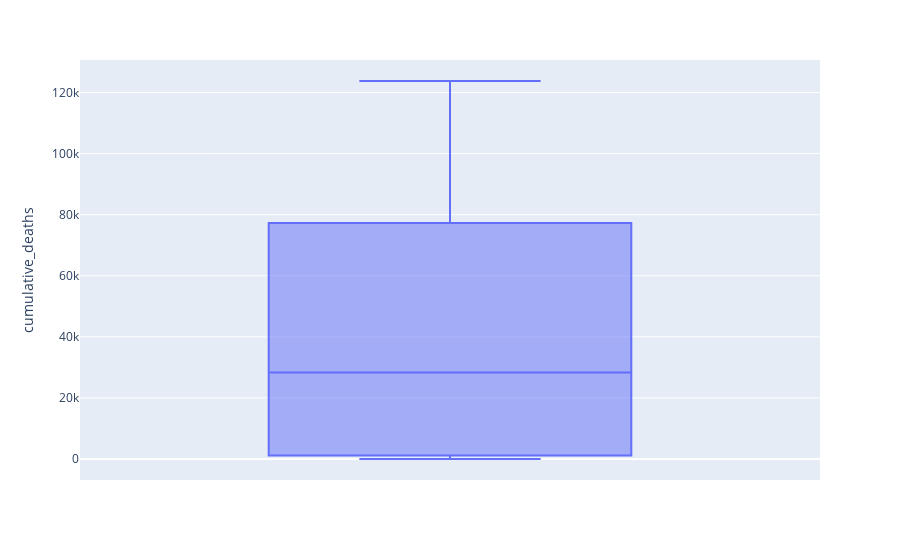

Notebook cell for this chart:
### Code cell
px.box(covidbrasil, y='cumulative_deaths')

### Figure 1 — Plotly figure (JSON) as saved in the notebook; plotly's stock layout.template omitted (floating-point values rounded to 4 significant figures; data arrays with more than 128 entries replaced by an {"elided": "..."} marker saying what was removed)
{"data": [{"alignmentgroup": "True", "hovertemplate": "cumulative_deaths=%{y}<extra></extra>", "legendgroup": "", "marker": {"color": "#636efa"}, "name": "", "notched": false, "offsetgroup": "", "orientation": "v", "showlegend": false, "type": "box", "x0": " ", "xaxis": "x", "y": {"elided": "192 int values"}, "y0": " ", "yaxis": "y"}], "layout": {"boxmode": "group", "legend": {"tracegroupgap": 0}, "margin": {"t": 60}, "xaxis": {"anchor": "y", "domain": [0, 1]}, "yaxis": {"anchor": "x", "domain": [0, 1], "title": {"text": "cumulative_deaths"}}}}
